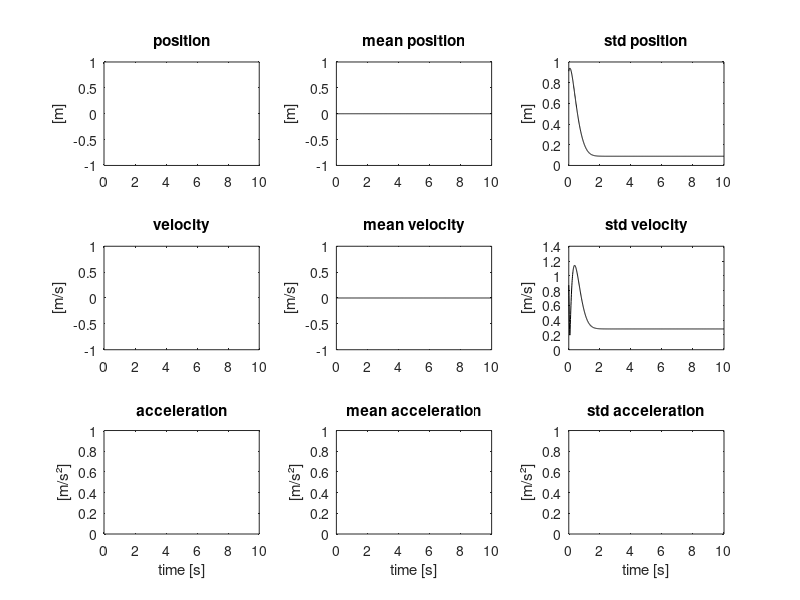
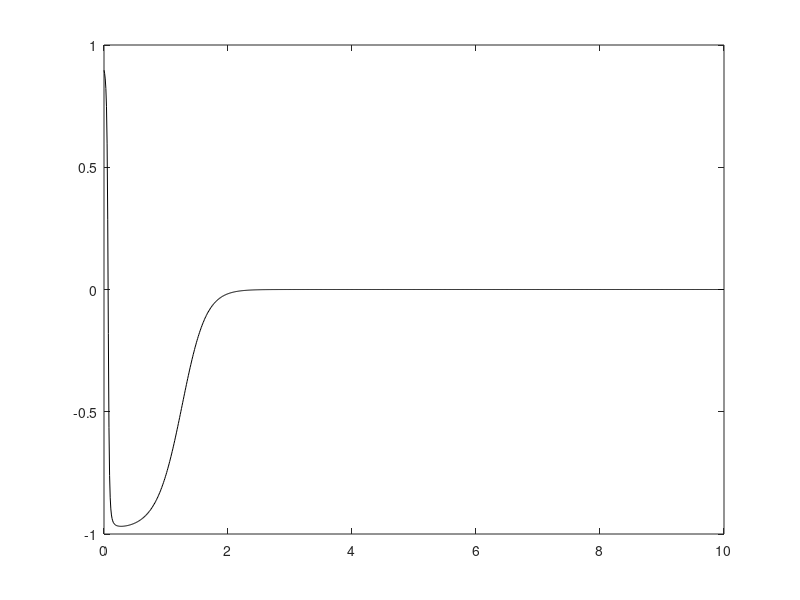

Recreate these plots in MATLAB, in order.
clear all; close all; clc;

% 1D pointmass (mass = m) perturbed by a random (Gaussian) force (F)
% dx/dt = xdot
% dxdot/dt = F/m

% We approximate the evolution of the full stochastic system over 3s by performing
% Monte Carlo simulations (nr_sim simulations). We use a simple forward Euler
% integration scheme with a timestep of 10ms.
T = 10; dt = 0.01; N = ceil(T/dt); t = 0:dt:T;
m = 1; nr_sim = 100; plotted_index = ceil(nr_sim/20);
x_sim = NaN(nr_sim,N+1); x_sim(:,1) = 0;
xdot_sim = NaN(nr_sim,N+1); xdot_sim(:,1) = 0;
acc_i = NaN(nr_sim,N); 
F_var_spectral = 1; % 1 N².t
K = -10;
D = -2*sqrt(abs(K));
% Perturbation force drawn from a random distribution. Discretized form the
% (continuous) spectral density.
F = sqrt(F_var_spectral/dt)*randn(nr_sim,N);
% for i = 1:N
%     x_sim(:,i+1) = x_sim(:,i) + xdot_sim(:,i)*dt;
%     acc_i(:,i) = (F(:,i)+K*x_sim(:,i)+D*xdot_sim(:,i))/m;
%     xdot_sim(:,i+1) = xdot_sim(:,i) + (acc_i(:,i))*dt;
% end

% Computing mean and covariance propagation based on Lyapunov equations
sigma_W = F_var_spectral;
A = [0 1; K/m D/m];
B = [0; 0];
C = [0; 1/m];
L_0 = rand(2,2);
P_0 = tril(L_0)*tril(L_0)';
P = NaN(2,2,N+1); P(:,:,1) = P_0;
x_mean = NaN(1,N+1); x_mean(1,1) = 0;
xdot_mean = NaN(1,N+1); xdot_mean(1,1) = 0;
for i = 1:N
    state_next = (1+A*dt)*[x_mean(1,i);xdot_mean(1,i)];
    x_mean(1,i+1) = state_next(1); xdot_mean(1,i+1) = state_next(2);
    
    Pdot = A*P(:,:,i) + P(:,:,i)*A' + C*sigma_W*C';
    P(:,:,i+1) = P(:,:,i) + dt*Pdot;
end


figure()
subplot(3,3,1)
plot(t,x_sim(1:plotted_index:end,:)');
ylabel('[m]');
title('position');
subplot(3,3,2)
plot(t,mean(x_sim)); hold on;
plot(t,x_mean,'k');
ylabel('[m]');
title('mean position');
subplot(3,3,3)
plot(t,std(x_sim)); hold on;
plot(t, sqrt(squeeze(P(1,1,:))), 'k');
ylabel('[m]');
title('std position');
subplot(3,3,4)
plot(t,xdot_sim(1:plotted_index:end,:)');
ylabel('[m/s]');
title('velocity');
subplot(3,3,5)
plot(t,mean(xdot_sim)); hold on;
plot(t,xdot_mean,'k');
ylabel('[m/s]');
title('mean velocity');
subplot(3,3,6)
plot(t,std(xdot_sim));
ylabel('[m/s]');
title('std velocity'); hold on;
plot(t, sqrt(squeeze(P(2,2,:))), 'k');
subplot(3,3,7)
plot(t(1:end-1),acc_i(1:plotted_index:end,:)');
ylabel('[m/s²]');
xlabel('time [s]')
title('acceleration');
subplot(3,3,8)
plot(t(1:end-1),mean(acc_i));
ylabel('[m/s²]');
xlabel('time [s]')
title('mean acceleration');
subplot(3,3,9)
plot(t(1:end-1),std(acc_i));
ylabel('[m/s²]');
xlabel('time [s]')
title('std acceleration');

for i = 1:N+1
P_sim(:,:,i) = cov(x_sim(:,i),xdot_sim(:,i));
end
figure()
plot(t, squeeze(P_sim(1,2,:))./(sqrt(squeeze(P_sim(1,1,:))).*sqrt(squeeze(P_sim(2,2,:))))); hold on;
plot(t, squeeze(P(1,2,:))./(sqrt(squeeze(P(1,1,:))).*sqrt(squeeze(P(2,2,:)))), 'k');
